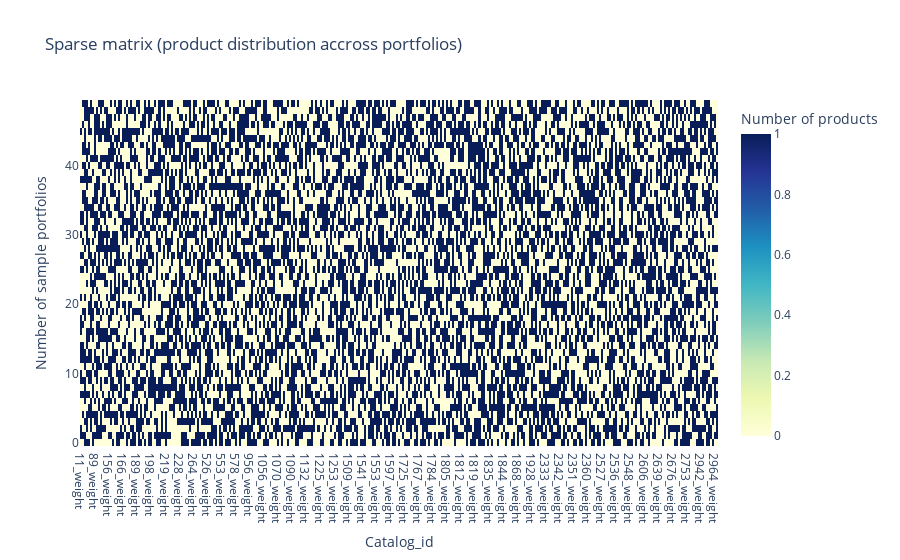

This figure's notebook cell:
### Code cell
# Create heatmap using Plotly
fig = go.Figure(data=go.Heatmap(
    z=portfolio.drop(columns=["Revenue", "Volatility"], axis = 1).head(50).values,
    x=portfolio.drop(columns=["Revenue", "Volatility"], axis = 1).head(50).columns,
    y=portfolio.drop(columns=["Revenue", "Volatility"], axis = 1).head(50).index,
    colorscale='YlGnBu',
    colorbar=dict(title='Number of products')
))

fig.update_layout(
    title='Sparse matrix (product distribution across portfolios)',
    xaxis_title='Catalog_id',
    yaxis_title='Number of sample portfolios'
)
fig

### Figure 1 — Plotly figure (JSON) as saved in the notebook; plotly's stock layout.template omitted (floating-point values rounded to 4 significant figures; data arrays with more than 128 entries replaced by an {"elided": "..."} marker saying what was removed)
{"data": [{"colorbar": {"title": {"text": "Number of products"}}, "colorscale": [[0, "rgb(255,255,217)"], [0.125, "rgb(237,248,177)"], [0.25, "rgb(199,233,180)"], [0.375, "rgb(127,205,187)"], [0.5, "rgb(65,182,196)"], [0.625, "rgb(29,145,192)"], [0.75, "rgb(34,94,168)"], [0.875, "rgb(37,52,148)"], [1, "rgb(8,29,88)"]], "type": "heatmap", "x": {"elided": "317 str values"}, "y": [0, 1, 2, 3, 4, 5, 6, 7, 8, 9, 10, 11, 12, 13, 14, 15, 16, 17, 18, 19, 20, 21, 22, 23, 24, 25, 26, 27, 28, 29, 30, 31, 32, 33, 34, 35, 36, 37, 38, 39, 40, 41, 42, 43, 44, 45, 46, 47, 48, 49], "z": {"elided": "50x317 int values"}}], "layout": {"title": {"text": "Sparse matrix (product distribution accross portfolios)"}, "xaxis": {"title": {"text": "Catalog_id"}}, "yaxis": {"title": {"text": "Number of sample portfolios"}}}}
